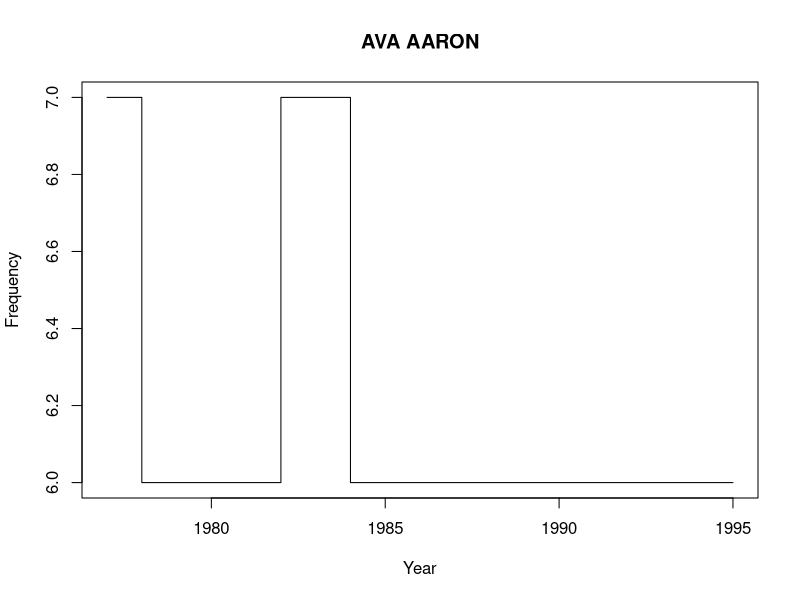

Source code (R):
#PRACTICA 2


babyfemales<-read.csv("ontario_top_baby_names_female_1917-2016_english.csv", skip = 1)
#rm(list="ontario_top_baby_names_female_1917-2016_english")
head(babyfemales)
tail(babyfemales)
str(babyfemales)
max(babyfemales$Year)
nombresmasrecientes<-babyfemales[babyfemales$Year==max(babyfemales$Year),]
nrow(nombresmasrecientes)
sum(nombresmasrecientes$Frequency)
nombresmasrecientes
nuevosdatos<-subset(babyfemales,babyfemales$Year==2016)
nuevosdatos
nombresmasrecientes<-nombresmasrecientes[,c("Name","Frequency")]
nombresmasrecientes<-nombresmasrecientes[order(nombresmasrecientes$Frequency,decreasing = TRUE),]
head(as.character(nombresmasrecientes$Name),5)
write.csv(nombresmasrecientes,file = "nombres_mas_populares_female.csv",row.names = FALSE)

#NOMBRE DESEADO

head(babyfemales,6)
head(nombresmasrecientes,6)
#nombredeseado<-readline(prompt = "¿Que nombre quieres buscar?:")
nombredeseado<-"AARON"
frecuenciaanual<-babyfemales[babyfemales$Name==toupper(nombredeseado),c("Year","Frequency")]
frecuenciaanual

#GRAFICO NOMBRE "AVA"

plot.titulo<-paste("AVA",toupper(nombredeseado))
g<-plot(frecuenciaanual,main=plot.titulo,type='s')